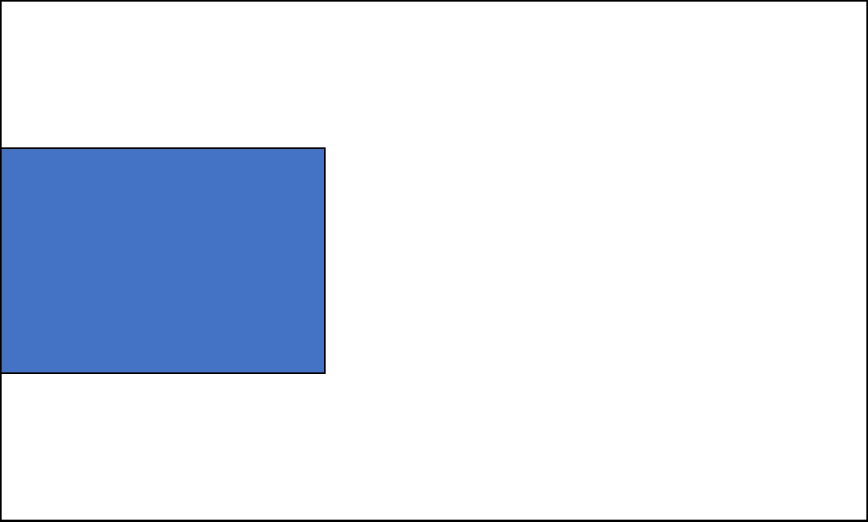
#> input picture maps/ClearMap.jpg, 2604 x 1564 px (shown at 1/3 size)
$ python Main.py
#> lines starting #> are read from the running program, lines starting #| are printed output that depends on the picture; after the words box and inside, x2 and y2 are one past the last pixel; in counts of white or black regions, pixels touching at a corner belong together
### Enviroment.py
import numpy as np
from matplotlib import pyplot as plt
from matplotlib import patches

import cv2
import math as m

class enviroment:

    def __init__(self, path, scale):
#> called with path = 'maps/ClearMap.jpg'
        env = cv2.imread(path, 0)
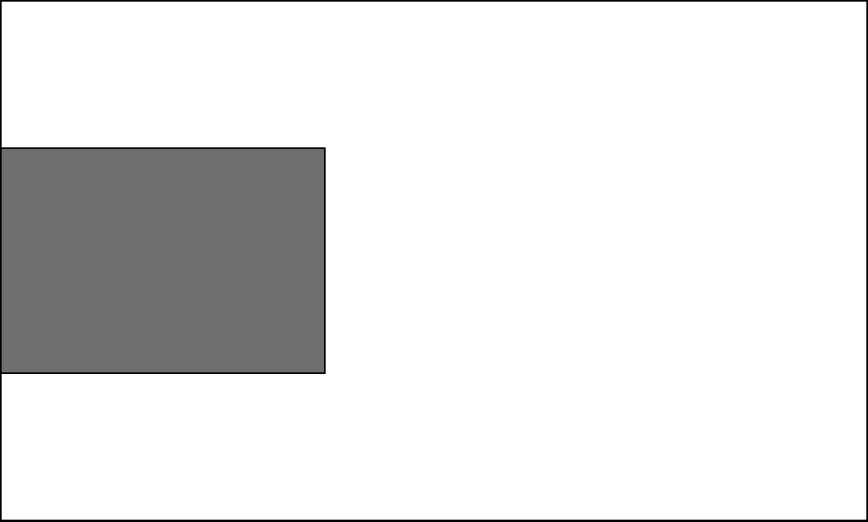
#> env: shape (1564, 2604) (shown at 1/3 size); min 0, max 255, mean 228.5
        env = 1 - np.round(env / 255.0)
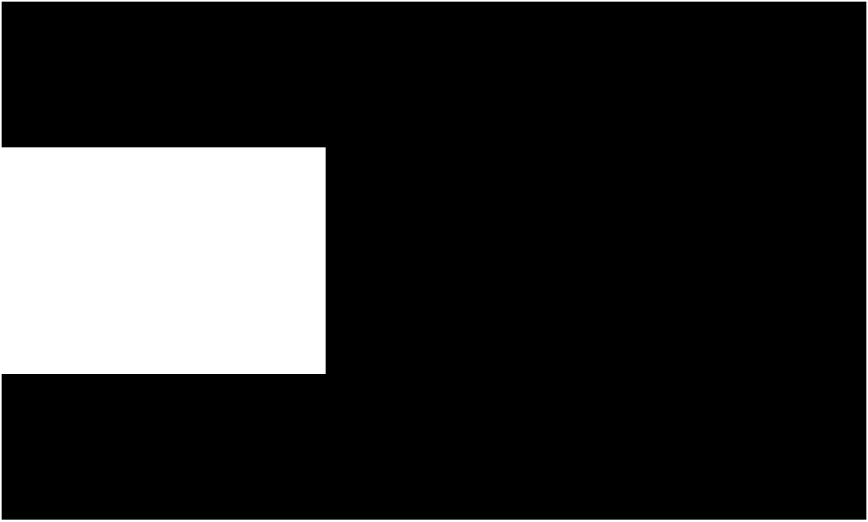
#> env: shape (1564, 2604) float64 (shown at 1/3 size); values 0 (black) and 1 (white), 17.3% white; 1 white region, box (x1, y1, x2, y2) and area: (0, 0, 2604, 1564) 702540

        self.map = env

        self.scale = scale
        self.grid_shape = [env.shape[0] / self.scale[0], env.shape[1] / self.scale[1]]
#> self.grid_shape = [156.4, 260.4]
        self.grid = np.zeros((int(np.ceil(self.grid_shape[0])), int(np.ceil(self.grid_shape[1]))))

        for row in range(self.grid.shape[0]):
            for col in range(self.grid.shape[1]):
                if row == 0 or col == 0 or row == self.grid.shape[0]-1 or col == self.grid.shape[1] - 1:
                    val = 1
                else:
                    row2 = self.scale[0] * row
                    col2 = self.scale[1] * col
                    val = round(self.map[row2:row2+self.scale[0], col2:col2+self.scale[1]].sum() / (self.scale[0] * self.scale[1]))
                self.grid[row,col] = val
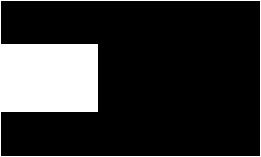
#> self.grid: shape (157, 261) float64; values 0 (black) and 1 (white), 18.1% white; 1 white region, box (x1, y1, x2, y2) and area: (0, 0, 261, 157) 7428


        self.height = 400.0
        self.width = 450.0
        self.pix_density = self.grid_shape[1] / self.width
#> self.pix_density = 0.579
#> call 2 of __init__, with path = 'maps/RobotMap.jpg'
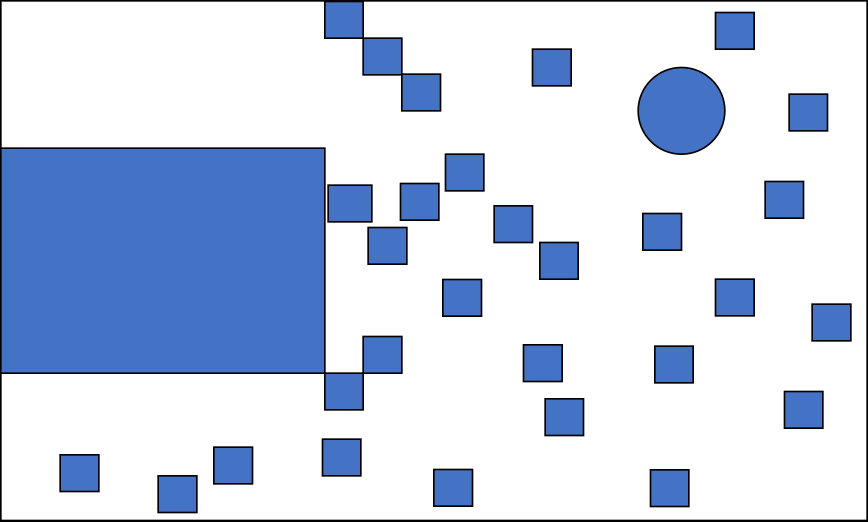
#> input picture maps/RobotMap.jpg, 2604 x 1564 px (shown at 1/3 size)
#> in __init__ (call 2), `env = cv2.imread(path, 0)`:
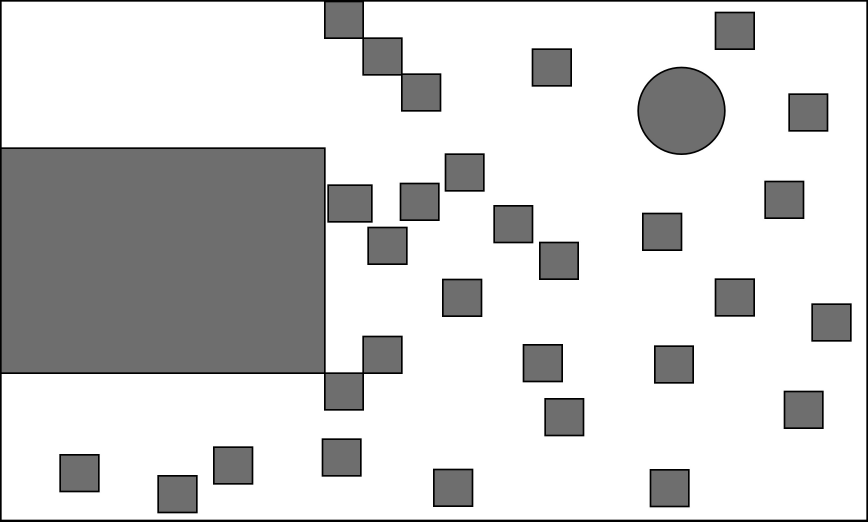
#> env: shape (1564, 2604) (shown at 1/3 size); min 0, max 255, mean 210.3
#> in __init__ (call 2), `env = 1 - np.round(env / 255.0)`:
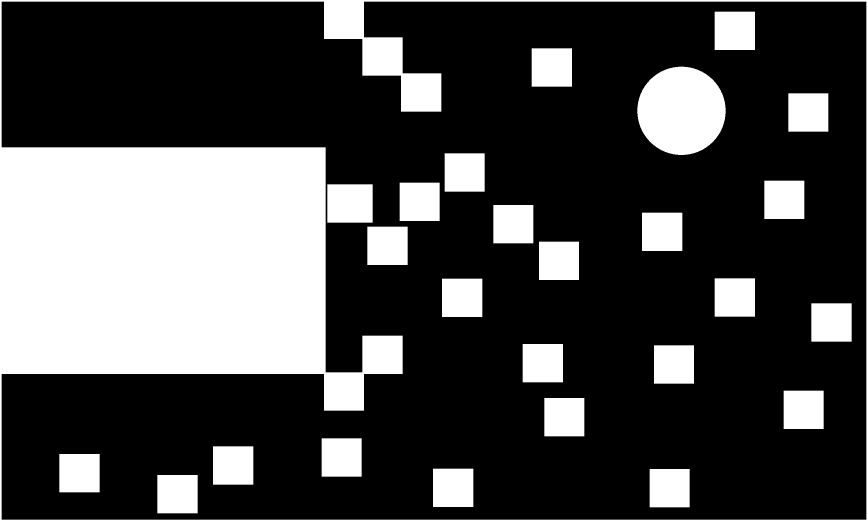
#> env: shape (1564, 2604) float64 (shown at 1/3 size); values 0 (black) and 1 (white), 28.5% white; 26 white regions, largest, box (x1, y1, x2, y2) and area: (0, 0, 2604, 1564) 771415, (1912, 200, 2177, 465) 55070, (982, 553, 1118, 668) 15640
#> after the loop in __init__ (call 2), `for row in range(self.grid.shape[0]):`:
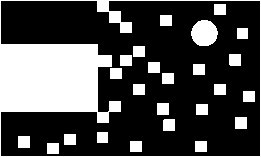
#> self.grid: shape (157, 261) float64; values 0 (black) and 1 (white), 29% white; 25 white regions, largest, box (x1, y1, x2, y2) and area: (0, 0, 261, 157) 8268, (191, 20, 218, 46) 549, (157, 103, 169, 115) 144

        # self.figure, self.ax = plt.subplots(figsize =(7,7))
        self.rect = None
        self.tria = None

    def patch_robot(self, robot, ax):
        x = robot.x
        y = robot.y
        th = 180 * robot.orientation / m.pi
        widthR = robot.width
        lengthR = robot.length

        #Robot body
        corner = [-widthR / 2, -lengthR / 2]
        rotMat = np.array([[m.cos(robot.orientation), -m.sin(robot.orientation)],[m.sin(robot.orientation), m.cos(robot.orientation)]])

        corner = np.matmul(corner, rotMat) + [y, x]
        self.rect = patches.Rectangle((corner[1], corner[0]), lengthR, widthR, th, edgecolor='r', facecolor="r", alpha = 0.8)

        #View range
        rotMat = np.array([[m.cos(robot.orientation), -m.sin(robot.orientation)],[m.sin(robot.orientation), m.cos(robot.orientation)]])

        camara = np.matmul(robot.camara, rotMat)
        camara += [y, x]

        horizon = np.matmul(robot.horizon, rotMat)
        horizon += camara


        #xy = [[camara[1], camara[0]], [horizon[0,1], horizon[0,0]], [horizon[-1,1], horizon[-1,0]]]
        #xy = np.concatenate((camara, horizon))
        xy = list([np.flip(camara)])
        for p in horizon:
            xy.append(np.flip(p))
        self.tria = patches.Polygon(xy, closed=True, edgecolor='g', facecolor="g", alpha = 0.5)

        ax.add_patch(self.rect)
        ax.add_patch(self.tria)

    def plot_plan(self, plan, ax):
        path = plan.path
        plt.plot(path[:,1], path[:,0], '-*')

    def update_screen(self, fig, ax, robot = None, plan = None):
        plt.figure(fig.number)
        plt.sca(ax)

        ax.cla()

        ax.set_ylim(0, len(self.grid))
        ax.set_xlim(0, len(self.grid[0]))

        ax.imshow(self.grid, origin = 'lower')

        if not robot == None:
            self.patch_robot(robot, ax)

        if not plan == None:
            self.plot_plan(plan, ax)


### Robots.py
import math as m
import numpy as np
import random

class steering_car:

    def __init__(self, length = 20, width = 10, pix_density = 6.51):
#> called with length = 20, width = 10, pix_density = 0.579
        self.x = 0.0
        self.y = 0.0
        self.orientation = 0.0              #Radians

        self.length = length * pix_density  #Centimeters
#> self.length = 11.57
        self.width = width * pix_density    #Centimeters
#> self.width = 5.79
        self.pix_density = pix_density      #Pixels per centimer

        self.steering_noise    = 0.0
        self.distance_noise    = 0.0
        self.measurement_noise = 0.0

        self.num_collisions    = 0
        self.num_steps         = 0

        self.camara = np.array([0,  self.length // 2])
#> self.camara = [0, 5]

        angle = 120
        view_angle = m.pi * angle / 180.0
        view_dist = 50 * pix_density
#> view_dist = 28.93
        view_dist = self.length * 5
#> view_dist = 57.87

        self.horizon = []
        for ang in np.linspace(view_angle/2, -view_angle/2, angle):
            self.horizon.append([np.sin(ang) * view_dist, np.cos(ang) * view_dist])
        self.horizon = np.array(self.horizon)

    def set(self, new_x, new_y, new_orientation):

        self.x = float(new_x)
        self.y = float(new_y)
        self.orientation = float(new_orientation) % (2.0 * m.pi)

    # [44 lines left out: functions set_noise, check_collision, not called in this run]

    def check_goal(self, goal, threshold = 5.0):
        dist =  m.sqrt((float(goal[1]) - self.x) ** 2 + (float(goal[0]) - self.y) ** 2)
        return dist < threshold

    # [86 lines left out: functions move, sense, measurement_prob, not called in this run]

    def view(self, realGrid, senseGrid):
        rotMat = np.array([[m.cos(self.orientation), -m.sin(self.orientation)],
                           [m.sin(self.orientation), m.cos(self.orientation)]])
#> rotMat = [[-1, -1.22e-16], [1.22e-16, -1]]

        camara = np.matmul(self.camara, rotMat)
        camara += [self.y, self.x]

        horizon = np.matmul(self.horizon, rotMat)
        horizon += camara

        something_new = False
        for p in horizon:
            ray = p - camara
            ray_size = np.linalg.norm(ray)
            ray /= ray_size
            ray_depth = 0

            for t in range(int(np.ceil(ray_size))):
                Rp = camara + ray*t
                Ry = int(Rp[0])
                Rx = int(Rp[1])

                #Delete old object
                if Ry > 0 and Ry < len(realGrid) and \
                    Rx > 0 and Rx < len(realGrid[0]) and \
                    realGrid[Ry][Rx] == 0 and senseGrid[Ry][Rx] == 1:
                    senseGrid[Ry][Rx] = 0
                    something_new = True

                # Saved new detected object
                if Ry > 0 and Ry < len(realGrid) and \
                    Rx > 0 and Rx < len(realGrid[0]) and \
                    realGrid[Ry][Rx] == 1:
                    if  senseGrid[Ry][Rx] == 0:
                        something_new = True
                    senseGrid[Ry][Rx] = 1
                    ray_depth += 1
                    if ray_depth > 0:
                        break


        return something_new

    def __repr__(self):
        # return '[x=%.5f y=%.5f orient=%.5f]'  % (self.x, self.y, self.orientation)
        return '[%.5f, %.5f]'  % (self.x, self.y)

### Main.py
from matplotlib import pyplot as plt

import math as m
import numpy as np
from copy import deepcopy

import Robots
import Enviroment as env
import Plans

def check_future_collision(grid, robot, path, index):
    robot = deepcopy(robot)
    currX = robot.x
    currY = robot.y

    remain_steps = len(path) - index -1
    steps_to_check = min(remain_steps, 20)

    for i in range(steps_to_check):
        [nextY, nextX, direct] = path[index+i]
        dx = nextX - currX
        dy = nextY - currY

        nextOrient = np.arctan2(dy , dx)
        if direct < 0:
            nextOrient -= np.pi
        if nextOrient < 0:
            nextOrient += 2 * np.pi

        robot.set(nextX, nextY, nextOrient)
        if robot.check_collision(grid) == False:
            return index+i

        currX = nextX
        currY = nextY

    return 0

#Robot intial parameters
[x, y, orientation] = [160, 160, (m.pi * 180 / 180)]
goal = [150, 2400, 0]

# Robot setup
width = 10
length = 20
steering = 0

#Movement parameters
time_limit = 10
dt = 0.1                    #step time = 0.1sec
velocity = 1.5                #Robot velocity = 5 cm/s
time_scale = 6.0
steps = 1

scale = [10, 10]

fig, ax = plt.subplots(1, 2, figsize =(18,8))

senseMap = env.enviroment('maps/ClearMap.jpg', scale)
realMap = env.enviroment('maps/RobotMap.jpg', scale)

robot = Robots.steering_car(length, width, realMap.pix_density)
robot.set(x/scale[1], y/scale[0], orientation)
robot.view(realMap.grid, senseMap.grid)

realMap.update_screen(fig, ax[0], robot)
#> (the run stopped early here; a loop or call above may not have finished)
